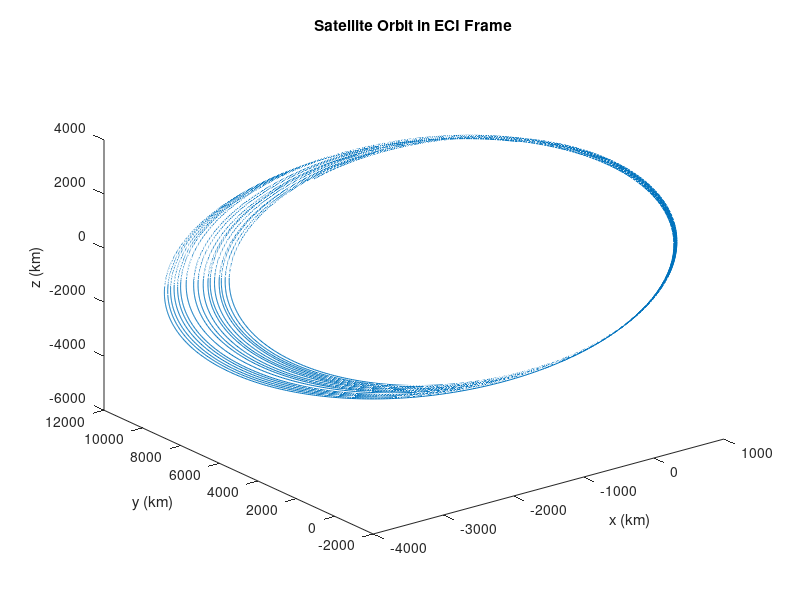

This figure's MATLAB source:
clear; clc;

% Define gravitational parameter (km^3/s^2)
mu = 398600;

% Define orbital elements (classical)
% a = input('Enter semi-major axis (km): ');
% e = input('Enter eccentricity: ');
% inc = deg2rad(input('Enter inclination (degrees): '));
% RA = deg2rad(input('Enter right ascension of the ascending node (degrees): '));
% w = deg2rad(input('Enter argument of perigee (degrees): '));
% nu = deg2rad(input('Enter true anomaly (degrees): '));
a = 6700; % semi-major axis (km)
e = 0.1; % eccentricity
inc = deg2rad(54); % inclination (rad)
RA = deg2rad(60); % right ascension of the ascending node (rad)
w = deg2rad(30); % argument of perigee (rad)
nu = deg2rad(15); % true anomaly (rad)

% Convert to Cartesian state vector
r = a*(1-e^2)/(1+e*cos(nu));
x = r*(cos(RA)*cos(nu+w) - sin(RA)*sin(nu+w)*cos(inc));
y = r*(sin(RA)*cos(nu+w) + cos(RA)*sin(nu+w)*cos(inc));
z = r*sin(nu+w)*sin(inc);
vx = -sqrt(mu/a/(1-e^2))*sin(nu);
vy = sqrt(mu/a/(1-e^2))*(e+cos(nu));
vz = 0;

% Define initial state vector
X0 = [x, y, z, vx, vy, vz];

% Define time interval
% t0 = 0
% tf = input('Enter final time (in seconds): ');
% dt = input('Enter time step (in seconds): ');
t0 = 0;
tf = 24*3600;
dt = 10000;
t = linspace(t0, tf, dt);

% Define satellite motion function
dXdt = @(t,X) [X(4); X(5); X(6); -mu*X(1)/norm(X(1:3))^3; -mu*X(2)/norm(X(1:3))^3; -mu*X(3)/norm(X(1:3))^3];

% Integrate using ode45
[T, X] = ode45(dXdt, t, X0);

% Plot results in 3D
figure
plot3(X(:,1), X(:,2), X(:,3))
xlabel('x (km)'); ylabel('y (km)'); zlabel('z (km)');
title('Satellite Orbit in ECI Frame');
